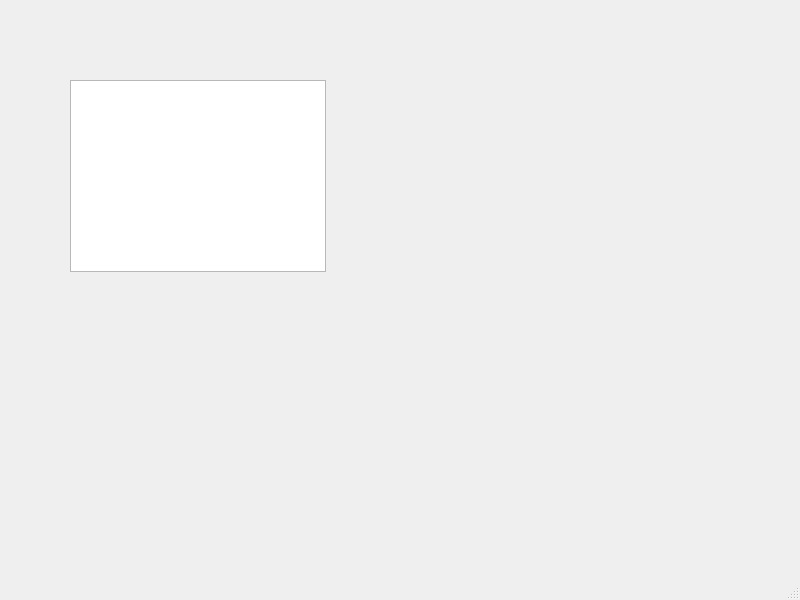
<?xml version="1.0" encoding="UTF-8"?>
<ui version="4.0">
 <class>MainWindow</class>
 <widget class="QMainWindow" name="MainWindow">
  <property name="geometry">
   <rect>
    <x>0</x>
    <y>0</y>
    <width>800</width>
    <height>600</height>
   </rect>
  </property>
  <property name="windowTitle">
   <string>MainWindow</string>
  </property>
  <widget class="QWidget" name="centralwidget">
   <widget class="QTableWidget" name="tableWidget">
    <property name="geometry">
     <rect>
      <x>70</x>
      <y>80</y>
      <width>256</width>
      <height>192</height>
     </rect>
    </property>
   </widget>
  </widget>
  <widget class="QMenuBar" name="menubar">
   <property name="geometry">
    <rect>
     <x>0</x>
     <y>0</y>
     <width>800</width>
     <height>26</height>
    </rect>
   </property>
  </widget>
  <widget class="QStatusBar" name="statusbar"/>
 </widget>
 <resources/>
 <connections/>
</ui>
